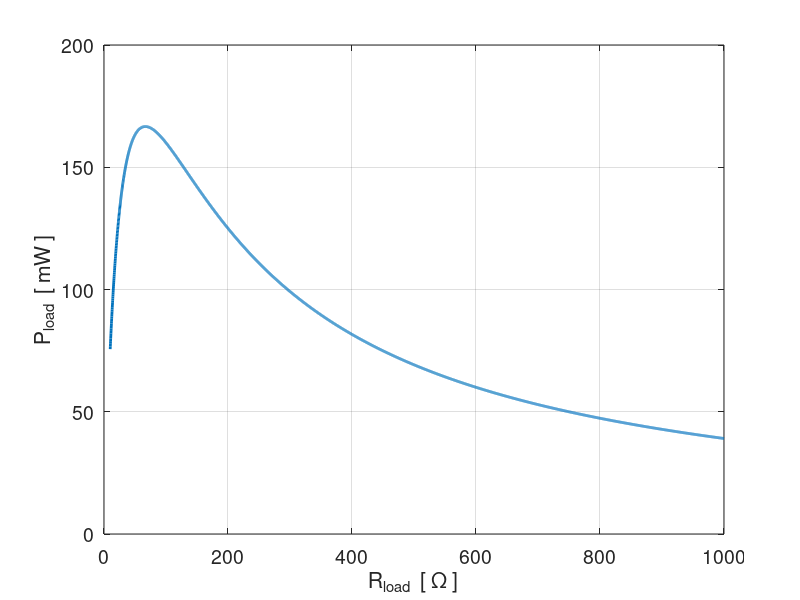

Source code (MATLAB):
% CR002.m

% Modelling a simple voltage divider circuit
% Maximum energy transfer from source to load

% Ian Cooper
% School of Physics, University of Sydney
% email: ian.cooper@sydney.edu.au
% http://www.physics.usyd.edu.au/teach_res/mp/mphome.htm
% 171220




clear all
close all
clc

% INPUTS   ==============================================================
% source emf  
    emf = 10;
% Resistance values R1   R2    R3   R4   
    R = [0 100 200 400];
% Load resistance R4 = Rload
    RLmin = 10;        
    RLmax = 1000;
    N = 5000;

% CALCULATIONS   ========================================================
   Vm = [emf;0];
   Rm(1,1) = R(1) + R(2 )+ R(3);
   Rm(1,2) = -R(3);
   Rm(2,1) =  R(3);
  
   PLoad = zeros(N,1);
   RLoad = linspace(RLmin,RLmax,N);
   
for c = 1 : N
  R(4) = RLoad(c);
  Rm(2,2) = -(R(3) + R(4));
  Im = Rm \ Vm;
  IR(1) = Im(1);
  IR(2) = Im(1);
  IR(3) = Im(1)- Im(2);
  IR(4) = Im(2);
  V = IR .* R;
  P = IR.^2 .* R;
  PLoad(c) = P(4);
end


% DISPLAY RESULTS   ======================================================
   PLmax = max(PLoad)
   RLmax = RLoad(PLoad == PLmax)
   RLtheory = R(2)*R(3)/(R(2)+R(3))
   
   
% GRAPHICS   =============================================================
figure(1)
   pos = [0.1 0.1 0.25 0.35];
   set(gcf,'Units','normalized');
   set(gcf,'Position',pos);
   set(gcf,'color','w');
   
   xP = RLoad; yP = 1e3*PLoad;
   plot(xP,yP,'lineWidth',2);

   xlabel('R_{load}  [ \Omega ]');
   ylabel('P_{load}  [ mW ]');
   grid on
   set(gca,'Fontsize',14);
   
